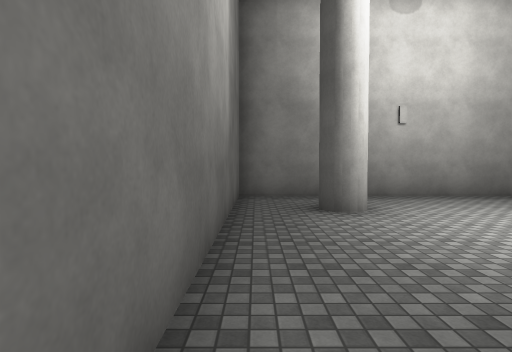
[1] (above)

14 first-person views from a walk through a 3-D level made in the Unity game engine. The camera is 1.5 m above the floor, tilts 2° down and sees 80° across. The floor is counted in squares, 2 m on a side. Each view is taken from the middle of a square. On the plan, view 1 faces up. The plan holds only what a view shows up to about 10 squares ahead; the rest is blank. The place goes on beyond the plan. Surface patterns are stand-ins for the level's own textures.

[2]
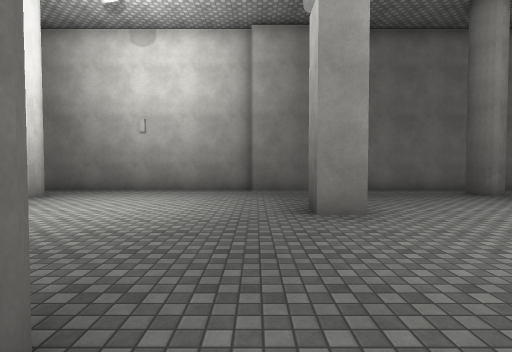

[3]
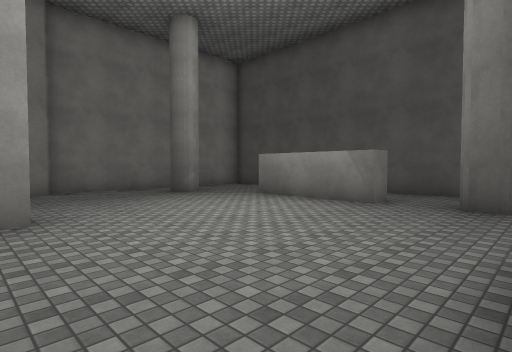

[4]
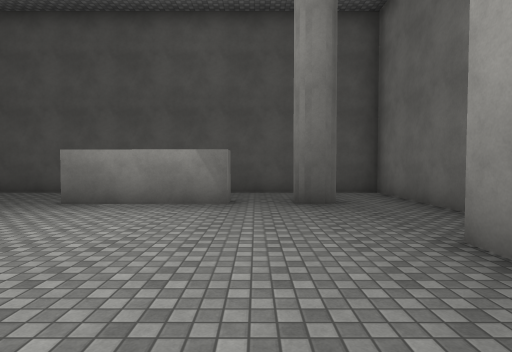

[5]
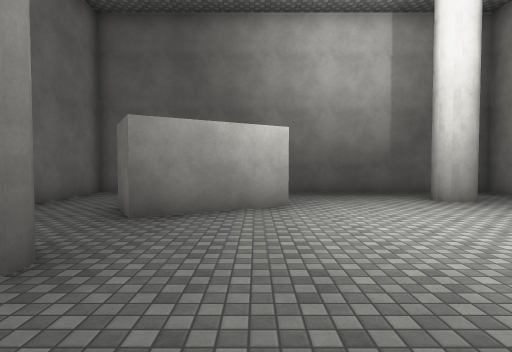

[6]
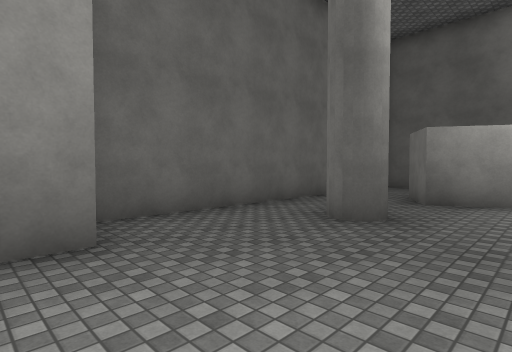

[7]
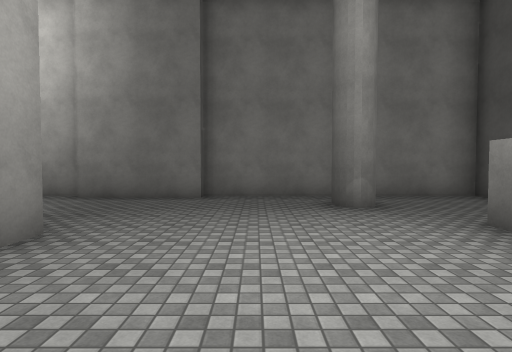

[8]
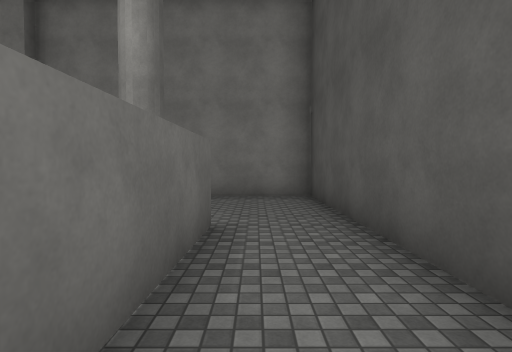

[9]
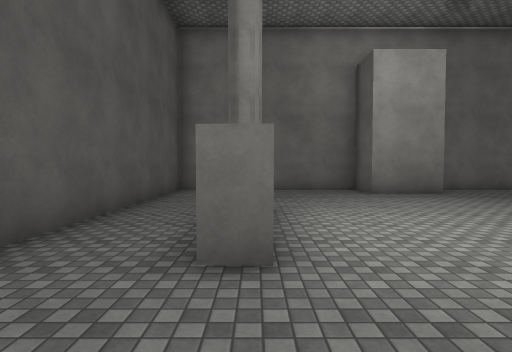

[10]
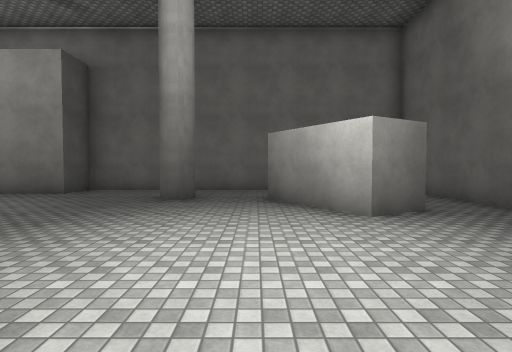

[11]
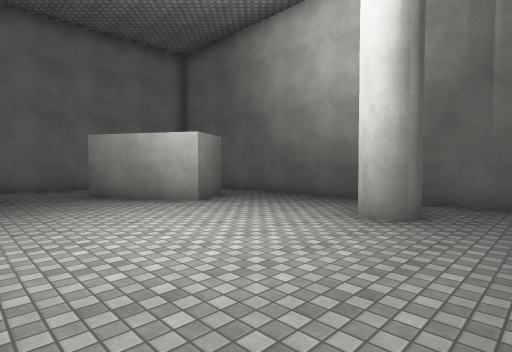

[12]
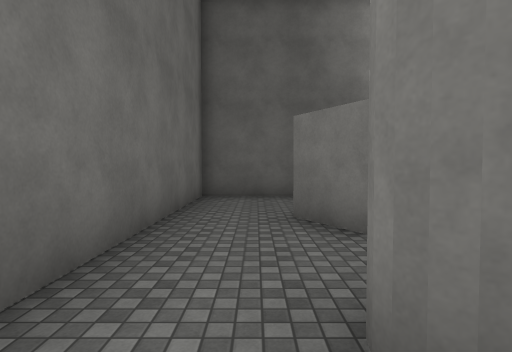

[13]
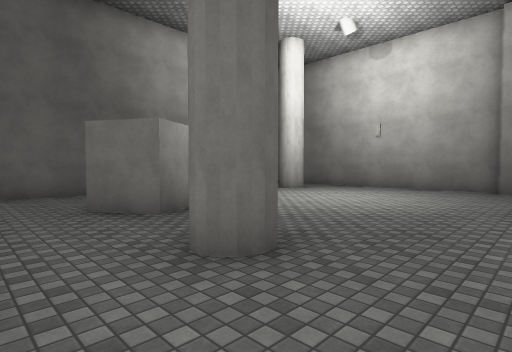

[14]
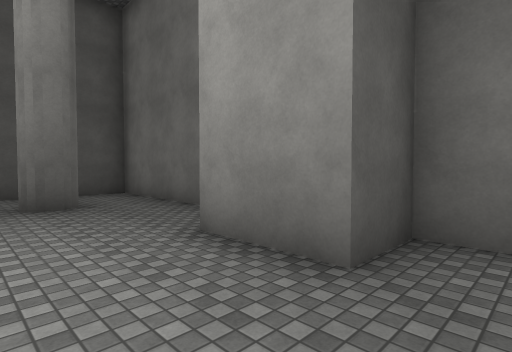

### Floor plan
Key: @ floor where view 1 was taken; # wall or solid block; . floor.
Columns run from 1 left of view 1 to 17 right of it. Each row starts with its distance up from view 1.
  8 ######### #########
  7 #.......###.......#
  6 #.............#...#
  5 #.................#
  4 #.................#
  3 #........#.....#..#
  2 #..............#..#
  1 #..#...........#..#
  0 #@.##.............#
 -1 #...#..#.......#..#
 -2 #.........###.....#
 -3 #.........###.....#
 -4 ########### #######

Where each view was taken, in squares from view 1:
view 1: 0 up, 0 right, facing up
view 2: 2 down, 7 right, facing up
view 3: 2 down, 8 right, facing up-right
view 4: 0 up, 8 right, facing right
view 5: 1 up, 8 right, facing left
view 6: 1 up, 10 right, facing down-left
view 7: 0 up, 11 right, facing up
view 8: 0 up, 15 right, facing up
view 9: 6 up, 14 right, facing down
view 10: 6 up, 4 right, facing down
view 11: 7 up, 6 right, facing down-left
view 12: 2 down, 7 right, facing left
view 13: 3 down, 8 right, facing up-left
view 14: 0 up, 8 right, facing down-right
